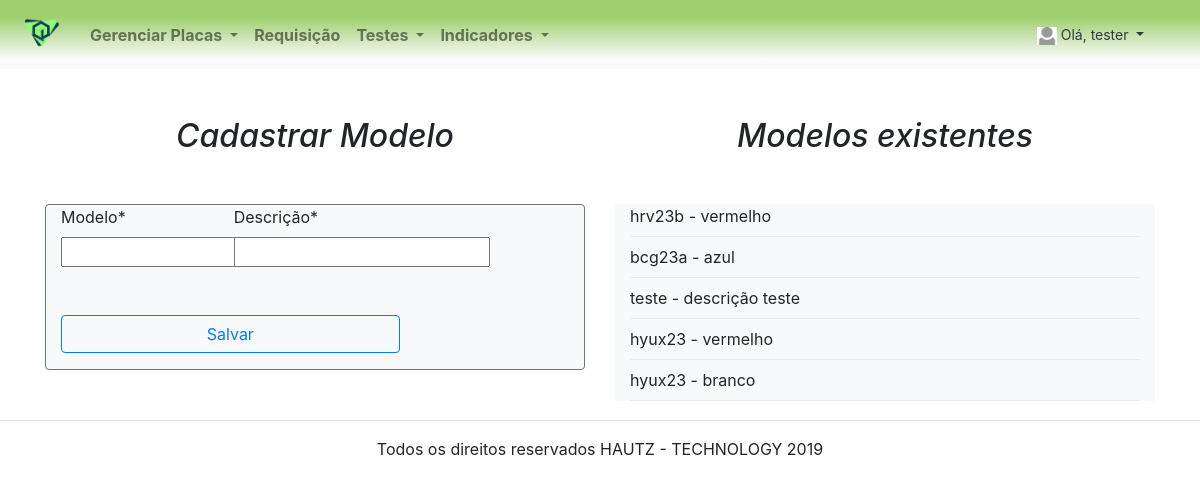
/placas/cadastrar-modelo/ (signed in), run on the app's committed database.
### contas/models/usuario.py (models this page shows, shortened)
class Usuario(AbstractBaseUser):
    username = models.CharField(
        "Nome de Usuário",
        max_length=120,
        unique=True
    )
    data_expiracao = models.DateField(
        "Data Expiração",
        null=True
    )
    tipo = models.CharField(
        "Tipo de Usuário",
        max_length=1,
        choices = TIPOS
    )
    objects = UsuarioManager()
    USERNAME_FIELD =  'username'
    REQUIRED_FIELDS = []
    def __str__(self):
        return self.username
    class Meta:
        db_table = 'USUARIO'

### placas/models/modelo_placas.py (models this page shows)
class Modelo_placas(models.Model):
    Modelo = models.CharField(
        'modelo',
        max_length=120
    )
    Descricao = models.CharField(
        'Descrição',
        max_length=200
    )
    def __str__(self):
        return '{} - {}'.format(self.Modelo, self.Descricao)
    class Meta:
        db_table = 'MODELO_PLACAS'
        constraints = [
            models.UniqueConstraint(fields=['Modelo', 'Descricao'], name="Constraint_modelo")
        ]

### placas/views.py (the view)
# urls.py: path('cadastrar-modelo/', views.cadastrar_modelo, name="cadastrar-modelo"),
@login_required
def cadastrar_modelo(request):
    list_modelo = Modelo_placas.objects.all()
    context = {
        "form": ModeloForm,
        "list_modelo": list_modelo
    }
    if request.method == "POST":
        form = ModeloForm(request.POST)
        if form.is_valid():
            form.save()
    return render(request, "placas/cadastrar-modelo.html", context)

### indicadores/context_processors.py (called while the page is built)
def menu_indicadores(requets):
    return {
        "Menu_indicadores": Menu_indicadores.objects.all()
    }

### placas/context_processors.py (called while the page is built)
def menu_placas(requets):
    return {
        "Menu_placas": Menu_placas.objects.all()
    }

### testes/context_processors.py (called while the page is built)
def menu_testes(requets):
    return {
        "lista_testes": Menu_testes.objects.all()
    }

### placas/templates/placas/cadastrar-modelo.html (shortened to what this page needs)
{% extends "base.html" %}
{% load crispy_forms_tags %}
{% block conteudo %}
<div class="container mb-xl-auto">
    <div class="row">
      <div class="col">
        <h2 class="font-italic mb-lg-5 text-center">Cadastrar Modelo</h2>
        <div class="container bg-light col-lg-12 border border-secondary rounded">
            <form method="POST" class="post-form ">
              <div class="form-row">
                <div class="form-group col-md-4 mb-3">
                {{ form.Modelo  | as_crispy_field:"bootstrap"}}
                </div>
                <div class="form-group col-md-4 mb-5">
                  {{ form.Descricao  | as_crispy_field:"bootstrap"}}
                </div>
              </div>
              <button type="submit" class="save btn btn-outline-primary col-md-8 mb-3 ">Salvar</button>
            </form>
        </div>
      </div>
      <div class="col">
          <h2 class="font-italic mb-lg-5 text-center">Modelos existentes</h2>
        <div style="overflow: auto; height: 200px">
          <table>
            <div class="container bg-light col-lg-12">
              {% for modelo in list_modelo %}
                {{ modelo }}
              <div class="dropdown-divider"></div>
              {% endfor %}
            </div>
          </table>
        </div>
      </div>
  </div>
</div>
{% endblock conteudo %}

### core/templates/base.html (shortened to what this page needs)
{% load static %}
<!DOCTYPE html>
<html lang="pt-br">
<head>
    <link rel="stylesheet" href="https://stackpath.bootstrapcdn.com/bootstrap/4.3.1/css/bootstrap.min.css"
>
    </head>
   <header>
<body>
        <nav class="navbar navbar-expand-sm navbar-light font-weight-bold" >
            <a class="navbar-brand" href="{% url 'core:home' %}">
                <img src="{% static 'logo_genesisq.png' %}" width="50" />
            </a>
            {% if user.is_authenticated %}
            <div class="collapse navbar-collapse" id="navbarSupportedContent">
                <ul class="navbar-nav mr-auto">
                    <li class="nav-item dropdown ">
                        <a class="nav-link dropdown-toggle" href="#" id="navbarDropdown" role="button"
                            data-toggle="dropdown" aria-haspopup="true" aria-expanded="false">
                            Gerenciar Placas
                        </a>
                    </li>
                    <li class="nav-item">
                        <a class="nav-link" href="{% url 'requisicao:requisicao1' %}">Requisição</a>
                    </li>
                    <li class="nav-item dropdown">
                            <a class="nav-link dropdown-toggle" href="#" id="navbarDropdown" role="button"
                                data-toggle="dropdown" aria-haspopup="true" aria-expanded="false">
                                Testes
                            </a>
                    </li>
                    <li class="nav-item dropdown">
                        <a class="nav-link dropdown-toggle" href="#" id="navbarDropdown" role="button"
                            data-toggle="dropdown" aria-haspopup="true" aria-expanded="false">
                            Indicadores
                        </a>
                    </li>
                </ul>
                <li class=" dropdown-header navbar-expand-md">
                    <a class=" nav-link dropdown-toggle font-weight-normal text-dark" href="#" id="navbarDropdown"
                        data-toggle="dropdown" aria-haspopup="true" aria-expanded="true">
                        <img src="{% static 'images/profile.png' %}" width="20" class="avatar" alt="foto do usuário" />
                        Olá, {{ user }}
                    </a>
                </li>
            </div>
        {% else %}
        <a  class="navbar-brand" href="{% url 'core:home' %}">GenesisQ</a>
            <ul class="navbar-nav ml-auto">
                <a role="button" href="{% url 'core:entrar' %}" class="btn btn btn-success">Entrar</a>
            </ul>
        {% endif %}
        </nav>
    </header>
    <main>
        {% block conteudo %}
        {% endblock conteudo %}
    </main>
    <footer>
        <hr/>
        <p class="text-center">Todos os direitos reservados HAUTZ - TECHNOLOGY 2019</p>
    </footer>
</body>
</html>

### core/templates/base.html (style rules this page uses)
header { background: rgb(160, 207, 111) 100%; background: -webkit-linear-gradient(0deg, rgb(250, 250, 250) 15%, rgb(160, 207, 111) 75%); background: linear-gradient(0deg, rgb(250, 250, 250) 15% , rgb(160, 207, 111) 75%); }

### data on the page
Usuario: username "tester"
Modelo_placas: Modelo+Descricao "hrv23b - vermelho"
Modelo_placas: Modelo+Descricao "bcg23a - azul"
Modelo_placas: Modelo+Descricao "teste - descrição teste"
Modelo_placas: Modelo+Descricao "hyux23 - vermelho"
Modelo_placas: Modelo+Descricao "hyux23 - branco"
